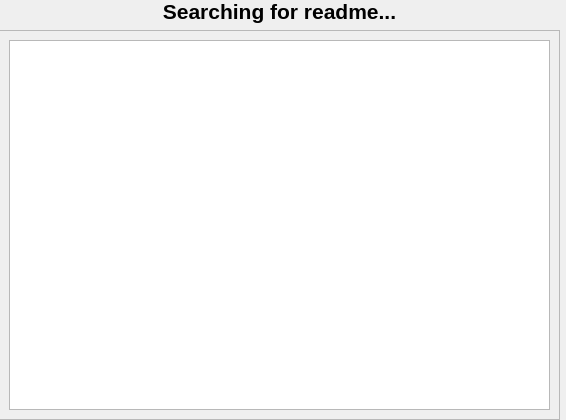
<?xml version="1.0" encoding="UTF-8"?>
<ui version="4.0">
 <class>Ui_SearchReadMeDialog</class>
 <widget class="QDialog" name="Ui_SearchReadMeDialog">
  <property name="windowModality">
   <enum>Qt::NonModal</enum>
  </property>
  <property name="geometry">
   <rect>
    <x>0</x>
    <y>0</y>
    <width>566</width>
    <height>420</height>
   </rect>
  </property>
  <property name="windowTitle">
   <string>Dialog</string>
  </property>
  <widget class="QWidget" name="verticalLayoutWidget">
   <property name="geometry">
    <rect>
     <x>-1</x>
     <y>-1</y>
     <width>561</width>
     <height>421</height>
    </rect>
   </property>
   <layout class="QVBoxLayout" name="verticalLayout">
    <item>
     <widget class="QLabel" name="label">
      <property name="font">
       <font>
        <pointsize>16</pointsize>
        <weight>75</weight>
        <bold>true</bold>
       </font>
      </property>
      <property name="text">
       <string>Searching for readme...</string>
      </property>
      <property name="alignment">
       <set>Qt::AlignCenter</set>
      </property>
      <property name="margin">
       <number>15</number>
      </property>
     </widget>
    </item>
    <item>
     <widget class="QScrollArea" name="scrollArea">
      <property name="widgetResizable">
       <bool>true</bool>
      </property>
      <widget class="QWidget" name="scrollAreaWidgetContents">
       <property name="geometry">
        <rect>
         <x>0</x>
         <y>0</y>
         <width>557</width>
         <height>356</height>
        </rect>
       </property>
       <layout class="QVBoxLayout" name="verticalLayout_2">
        <item>
         <widget class="QPlainTextEdit" name="plainTextEdit"/>
        </item>
       </layout>
      </widget>
     </widget>
    </item>
   </layout>
  </widget>
 </widget>
 <resources/>
 <connections/>
</ui>
